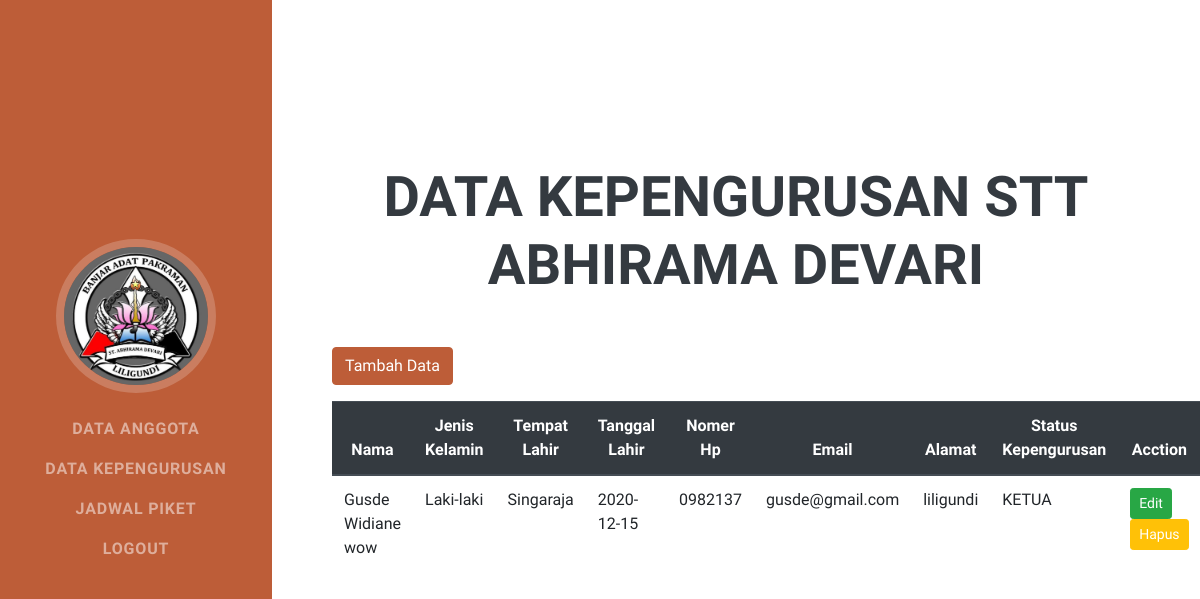
The app's page /pengurus/index-pengurus.php with its own data.
### tables this page shows
CREATE TABLE `pengurus` (
  `id` int(11) NOT NULL,
  `Nama` varchar(50) NOT NULL,
  `Jenis_kelamin` varchar(50) NOT NULL,
  `Tempat_lahir` varchar(50) NOT NULL,
  `Tanggal_lahir` varchar(50) NOT NULL,
  `Nomer_Hp` char(50) NOT NULL,
  `Email` varchar(50) NOT NULL,
  `Alamat` varchar(50) NOT NULL,
  `Status_pengurus` varchar(50) NOT NULL
);

### pengurus/index-pengurus.php (the view, shortened to what this page needs)
<?php
include "koneksi1.php";
$hadir = mysqli_query($conn, "SELECT * FROM pengurus");
?>
<!DOCTYPE html>
<html lang="en">
<head>
    <link href="../styles.css" rel="stylesheet" />
</head>
<body id="page-top">
    <nav class="navbar navbar-expand-lg navbar-dark bg-primary fixed-top" id="sideNav">
        <a class="navbar-brand js-scroll-trigger" href="#page-top">
            <span class="d-none d-lg-block"><img class="img-fluid img-profile rounded-circle mx-auto mb-2" src="stt.jpeg" alt="" /></span>
        </a>
        <div class="collapse navbar-collapse" id="navbarSupportedContent">
            <ul class="navbar-nav">
                <li class="nav-item"><a class="nav-link js-scroll-trigger" href="../admin/home.php">Data Anggota</a></li>
                <li class="nav-item"><a class="nav-link js-scroll-trigger" href="index-pengurus.php">Data Kepengurusan</a></li>
                <li class="nav-item"><a class="nav-link js-scroll-trigger" href="../piket/index-piket.php">Jadwal Piket</a></li>
                <li class="nav-item"><a class="nav-link js-scroll-trigger" href="../logout.php">Logout</a></li>
            </ul>
        </div>
    </nav>
    <section class="resume-section" id="wow">
        <div class="resume-section-content">
            <h2 align="center" class="mb-5">Data Kepengurusan STT ABHIRAMA DEVARI</h2>
            <div class="d-flex flex-column flex-md-row justify-content-between mb-5">
                <div class="container">
                    <p><a href="tambah.php"><button type="button" class="btn btn-primary">Tambah Data</button></p></a>
                    <table class="table">
                        <thead class="thead-dark">
                            <tr align="center">
                                <th>Nama</th>
                                <th>Jenis Kelamin</th>
                                <th>Tempat Lahir</th>
                                <th>Tanggal Lahir</th>
                                <th>Nomer Hp</th>
                                <th>Email</th>
                                <th>Alamat</th>
                                <th>Status Kepengurusan</th>
                                <th>Acction</th>
                            </tr>
                        </thead>
                        <tbody>
                            <?php
                            while ($a = mysqli_fetch_array($hadir)) {
                                echo "
                                       <tr>
                                       <td>$a[Nama]</td>
                                       <td>$a[Jenis_kelamin]</td>
                                       <td>$a[Tempat_lahir]</td>
                                       <td>$a[Tanggal_lahir]</td>
                                       <td>$a[Nomer_Hp]</td>
                                       <td>$a[Email]</td>
                                       <td>$a[Alamat]</td>
                                       <td>$a[Status_pengurus]</td>
                                       <td>
                                           <a href='edit.php?id=$a[id]'><button type='button' class=' btn btn-success btn-sm'>Edit</button></a>
                                           <a href='hapus.php?id=$a[id]'><button type='button' class=' btn btn-warning btn-sm'>Hapus</button></a>
                                       </td>
                                   </tr>";
                            }
                            ?>
                        </tbody>
                    </table>
                </div>
</body>
</html>

### records on screen
pengurus: Nama "Gusde Widiane wow", Jenis_kelamin "Laki-laki", Tempat_lahir "Singaraja", Tanggal_lahir "2020-12-15", Nomer_Hp "0982137", Email "gusde@gmail.com", Alamat "liligundi", Status_pengurus "KETUA"
